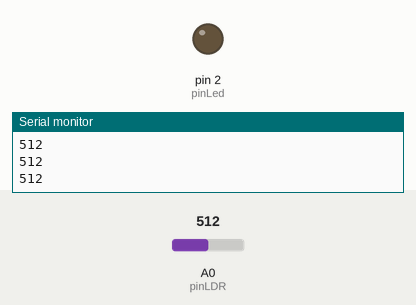
The sketch below on a simulated Arduino Uno, built with avr-gcc and run on an emulated ATmega328P. On the bench: output pins drawn as LEDs (lit = HIGH), the last lines printed to the serial monitor. Inputs (shaded band) come from the test bench; at power-on: A0 (pinLDR) = 512.

Above: at 1.2 s.
1.3 s: A0 (pinLDR) set to 111
2.8 s: A0 (pinLDR) set to 94
At 3.4 s:
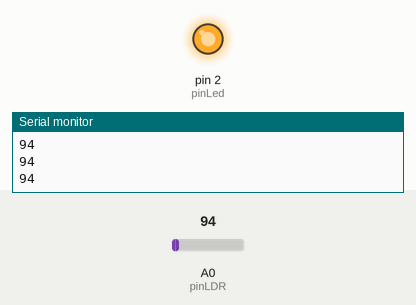
4.3 s: A0 (pinLDR) set to 110
At 4.7 s:
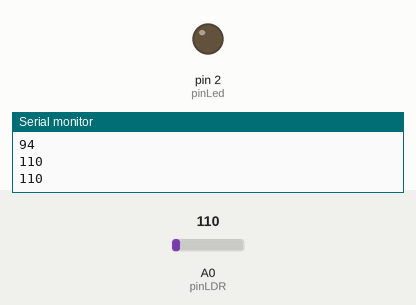
5.9 s: A0 (pinLDR) set to 90
At 7.2 s:
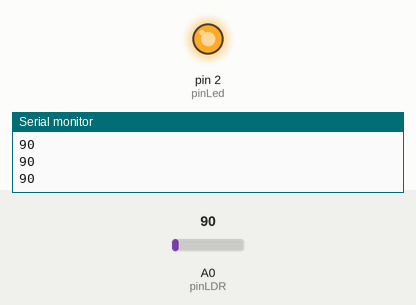
Timing chart, 0 to 8.5 s (numbered marks = the images above; inputs shaded):
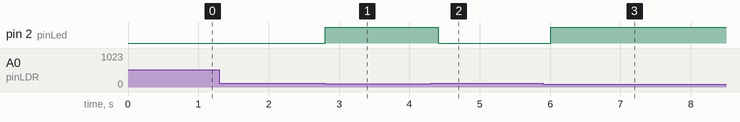

The sketch:

Sensor.ino
```cpp
/*
 * http://www.geekfactory.mx
 *
 * Ejemplo de medidor de luz con Arduino utilizando una fotoresistencia LDR y
 * un grupo de leds para mostrar el resultado de las lecturas. Este sketch puede
 * servir como base para otros proyectos que requieren medicion de la intensidad
 * de luz con una fotoresistencia.
 *
 * Mas detalles y la conexion completa para este sketch en:
 * http://www.geekfactory.mx/tutoriales/tutoriales-arduino/tutorial-arduino-con-fotoresistencia-ldr/
 *
 */

// Pin donde se conectan los leds
int pinLed = 2;

// Pin analogico de entrada para el LDR
int pinLDR = 0;

// Variable donde se almacena el valor del LDR
int valorLDR = 0;

void setup()
{
  // Configuramos como salidas los pines donde se conectan los led
  pinMode(pinLed, OUTPUT);


  //  Configurar el puerto serial
  Serial.begin(9600);
}

void loop()
{
  // Apagar todos los leds siempre que se inicia el ciclo
  digitalWrite(pinLed, LOW);


  // Guardamos el valor leido del ADC en una variable
  // El valor leido por el ADC (voltaje) aumenta de manera directamente proporcional
  // con respecto a la luz percibida por el LDR
  valorLDR= analogRead(pinLDR);

  // Devolver el valor leido a nuestro monitor serial en el IDE de Arduino
  Serial.println(valorLDR);

  // Encender los leds apropiados de acuerdo al valor de ADC

  if(valorLDR > 100)
  {
    digitalWrite(pinLed, LOW);
  }
  if(valorLDR < 100)
  {
    digitalWrite(pinLed, HIGH);
  }
  // Esperar unos milisegundos antes de actualizar
  delay(200);
}
```

Measured:
- the behaviour switches between 100 and 99 on A0 (pinLDR) (found by bisection; images 0 and 1)
- after the input at 2.8 s, pin 2 (pinLed): LOW → HIGH at once
- after the input at 4.3 s, pin 2 (pinLed): HIGH → LOW after 0.11 s
- after the input at 5.9 s, pin 2 (pinLed): LOW → HIGH after 0.11 s
